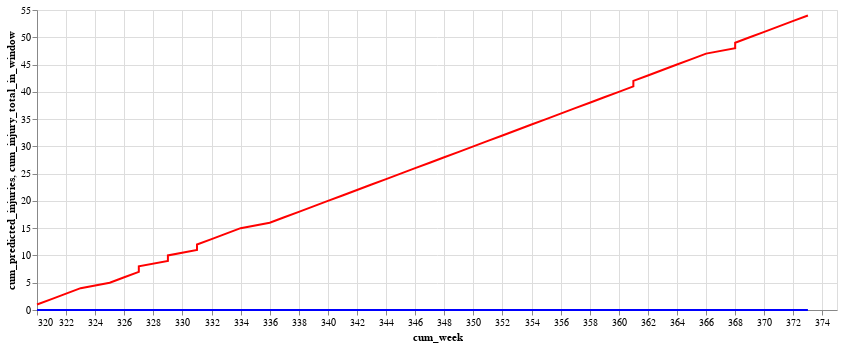

The notebook cell this image was saved under:
### Code cell
base = alt.Chart(df_picked_player).encode(x='cum_week:Q')
chart = alt.layer(base.mark_line(color='red').encode(y='cum_predicted_injuries:Q'), base.mark_line(color='blue'). \
        encode(y='cum_injury_total_in_window:Q')).properties(width=800, height=300)
chart
